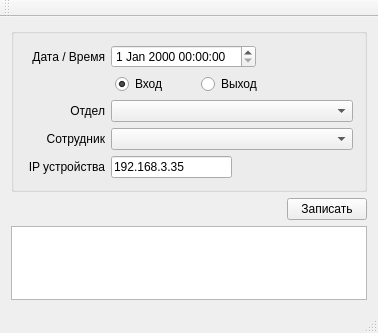
<?xml version="1.0" encoding="UTF-8"?>
<ui version="4.0">
 <class>MainWindow</class>
 <widget class="QMainWindow" name="MainWindow">
  <property name="geometry">
   <rect>
    <x>0</x>
    <y>0</y>
    <width>378</width>
    <height>333</height>
   </rect>
  </property>
  <property name="windowTitle">
   <string>MainWindow</string>
  </property>
  <widget class="QWidget" name="centralWidget">
   <layout class="QVBoxLayout" name="verticalLayout_2">
    <item>
     <widget class="QGroupBox" name="groupBox">
      <property name="title">
       <string/>
      </property>
      <layout class="QVBoxLayout" name="verticalLayout">
       <item>
        <layout class="QHBoxLayout" name="horizontalLayout_3">
         <item>
          <widget class="QLabel" name="lblDateTime">
           <property name="sizePolicy">
            <sizepolicy hsizetype="Fixed" vsizetype="Preferred">
             <horstretch>0</horstretch>
             <verstretch>0</verstretch>
            </sizepolicy>
           </property>
           <property name="minimumSize">
            <size>
             <width>80</width>
             <height>0</height>
            </size>
           </property>
           <property name="text">
            <string>Дата / Время</string>
           </property>
           <property name="alignment">
            <set>Qt::AlignRight|Qt::AlignTrailing|Qt::AlignVCenter</set>
           </property>
          </widget>
         </item>
         <item>
          <widget class="QDateTimeEdit" name="dateTimeEdit">
           <property name="minimumSize">
            <size>
             <width>120</width>
             <height>0</height>
            </size>
           </property>
          </widget>
         </item>
         <item>
          <spacer name="horizontalSpacer_3">
           <property name="orientation">
            <enum>Qt::Horizontal</enum>
           </property>
           <property name="sizeHint" stdset="0">
            <size>
             <width>40</width>
             <height>20</height>
            </size>
           </property>
          </spacer>
         </item>
        </layout>
       </item>
       <item>
        <layout class="QHBoxLayout" name="horizontalLayout_6">
         <item>
          <spacer name="horizontalSpacer">
           <property name="orientation">
            <enum>Qt::Horizontal</enum>
           </property>
           <property name="sizeType">
            <enum>QSizePolicy::Fixed</enum>
           </property>
           <property name="sizeHint" stdset="0">
            <size>
             <width>90</width>
             <height>20</height>
            </size>
           </property>
          </spacer>
         </item>
         <item>
          <widget class="QRadioButton" name="rbIncome">
           <property name="minimumSize">
            <size>
             <width>80</width>
             <height>0</height>
            </size>
           </property>
           <property name="text">
            <string>Вход</string>
           </property>
           <property name="checked">
            <bool>true</bool>
           </property>
          </widget>
         </item>
         <item>
          <widget class="QRadioButton" name="rbOutcome">
           <property name="minimumSize">
            <size>
             <width>80</width>
             <height>0</height>
            </size>
           </property>
           <property name="text">
            <string>Выход</string>
           </property>
          </widget>
         </item>
         <item>
          <spacer name="horizontalSpacer_7">
           <property name="orientation">
            <enum>Qt::Horizontal</enum>
           </property>
           <property name="sizeHint" stdset="0">
            <size>
             <width>40</width>
             <height>20</height>
            </size>
           </property>
          </spacer>
         </item>
        </layout>
       </item>
       <item>
        <layout class="QHBoxLayout" name="horizontalLayout_4">
         <item>
          <widget class="QLabel" name="lblDepartment">
           <property name="sizePolicy">
            <sizepolicy hsizetype="Fixed" vsizetype="Preferred">
             <horstretch>0</horstretch>
             <verstretch>0</verstretch>
            </sizepolicy>
           </property>
           <property name="minimumSize">
            <size>
             <width>80</width>
             <height>0</height>
            </size>
           </property>
           <property name="text">
            <string>Отдел</string>
           </property>
           <property name="alignment">
            <set>Qt::AlignRight|Qt::AlignTrailing|Qt::AlignVCenter</set>
           </property>
          </widget>
         </item>
         <item>
          <widget class="QComboBox" name="cbDepartment">
           <property name="minimumSize">
            <size>
             <width>160</width>
             <height>0</height>
            </size>
           </property>
          </widget>
         </item>
        </layout>
       </item>
       <item>
        <layout class="QHBoxLayout" name="horizontalLayout_5">
         <item>
          <widget class="QLabel" name="lblEmployee">
           <property name="sizePolicy">
            <sizepolicy hsizetype="Fixed" vsizetype="Preferred">
             <horstretch>0</horstretch>
             <verstretch>0</verstretch>
            </sizepolicy>
           </property>
           <property name="minimumSize">
            <size>
             <width>80</width>
             <height>0</height>
            </size>
           </property>
           <property name="text">
            <string>Сотрудник</string>
           </property>
           <property name="alignment">
            <set>Qt::AlignRight|Qt::AlignTrailing|Qt::AlignVCenter</set>
           </property>
          </widget>
         </item>
         <item>
          <widget class="QComboBox" name="cbEmployee">
           <property name="minimumSize">
            <size>
             <width>160</width>
             <height>0</height>
            </size>
           </property>
          </widget>
         </item>
        </layout>
       </item>
       <item>
        <layout class="QHBoxLayout" name="horizontalLayout">
         <item>
          <widget class="QLabel" name="lblIp">
           <property name="sizePolicy">
            <sizepolicy hsizetype="Fixed" vsizetype="Preferred">
             <horstretch>0</horstretch>
             <verstretch>0</verstretch>
            </sizepolicy>
           </property>
           <property name="minimumSize">
            <size>
             <width>80</width>
             <height>0</height>
            </size>
           </property>
           <property name="text">
            <string>IP устройства</string>
           </property>
           <property name="alignment">
            <set>Qt::AlignRight|Qt::AlignTrailing|Qt::AlignVCenter</set>
           </property>
          </widget>
         </item>
         <item>
          <widget class="QLineEdit" name="editIp">
           <property name="minimumSize">
            <size>
             <width>120</width>
             <height>0</height>
            </size>
           </property>
           <property name="maximumSize">
            <size>
             <width>160</width>
             <height>16777215</height>
            </size>
           </property>
           <property name="text">
            <string>192.168.3.35</string>
           </property>
          </widget>
         </item>
         <item>
          <spacer name="horizontalSpacer_5">
           <property name="orientation">
            <enum>Qt::Horizontal</enum>
           </property>
           <property name="sizeHint" stdset="0">
            <size>
             <width>40</width>
             <height>20</height>
            </size>
           </property>
          </spacer>
         </item>
        </layout>
       </item>
      </layout>
     </widget>
    </item>
    <item>
     <layout class="QHBoxLayout" name="horizontalLayout_2">
      <item>
       <spacer name="horizontalSpacer_2">
        <property name="orientation">
         <enum>Qt::Horizontal</enum>
        </property>
        <property name="sizeHint" stdset="0">
         <size>
          <width>40</width>
          <height>20</height>
         </size>
        </property>
       </spacer>
      </item>
      <item>
       <widget class="QPushButton" name="bnSave">
        <property name="text">
         <string>Записать</string>
        </property>
       </widget>
      </item>
     </layout>
    </item>
    <item>
     <widget class="QTextEdit" name="textLog"/>
    </item>
   </layout>
  </widget>
  <widget class="QMenuBar" name="menuBar">
   <property name="geometry">
    <rect>
     <x>0</x>
     <y>0</y>
     <width>378</width>
     <height>21</height>
    </rect>
   </property>
  </widget>
  <widget class="QToolBar" name="mainToolBar">
   <attribute name="toolBarArea">
    <enum>TopToolBarArea</enum>
   </attribute>
   <attribute name="toolBarBreak">
    <bool>false</bool>
   </attribute>
  </widget>
  <widget class="QStatusBar" name="statusBar"/>
 </widget>
 <layoutdefault spacing="6" margin="11"/>
 <resources/>
 <connections/>
</ui>
